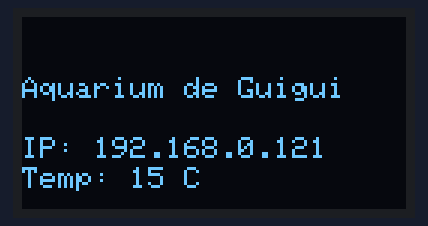
Bench run of a program on a simulated ESP32. Shown: 128×64 one-colour display.

Above: at 0.1 s.

The program:

main.cpp
```cpp
/*****************************************************************************/
//	Auteur:				    Guillaume Pelletier
//	Description:		  Prototype écran OLED
//	Date de creation:	Octobre 2020
//	But:				      Vérifier le fonctionnement d'un l'écran OLED
/*****************************************************************************/
#include <Wire.h>                   //Librairie requise pour communiquer avec les appareils I2C
#include <Arduino.h>                //Librairie pour le SDK Arduino
#include <Adafruit_GFX.h>           //Librairie requise pour l'affichage graphique sur l'OLED
#include <Adafruit_SSD1306.h>       //Librairie requise pour l'affichage graphique sur l'OLED


#define SCREEN_WIDTH 128 // Largeur en pixel de l'OLED
#define SCREEN_HEIGHT 64 // Hauteur en pixel de L'OLED

// Declaration pour un ecran I2C SSD1306
Adafruit_SSD1306 display(SCREEN_WIDTH, SCREEN_HEIGHT, &Wire, -1);

//Affichage des données à l'aide des méthodes des librairies
void setup() {
  if(!display.begin(SSD1306_SWITCHCAPVCC, 0x3C)) {
    Serial.println(F("SSD1306 allocation failed"));
    for(;;);}

    display.clearDisplay();

    display.setTextSize(1);
    display.setTextColor(WHITE);

    display.setCursor(0, 40);
    display.println("IP: 192.168.0.121");

    display.setCursor(0, 20);
    display.println("Aquarium de Guigui");

    display.setCursor(0, 50);
    display.println("Temp: 15 C");

    display.display();
}

void loop() {
}
```
